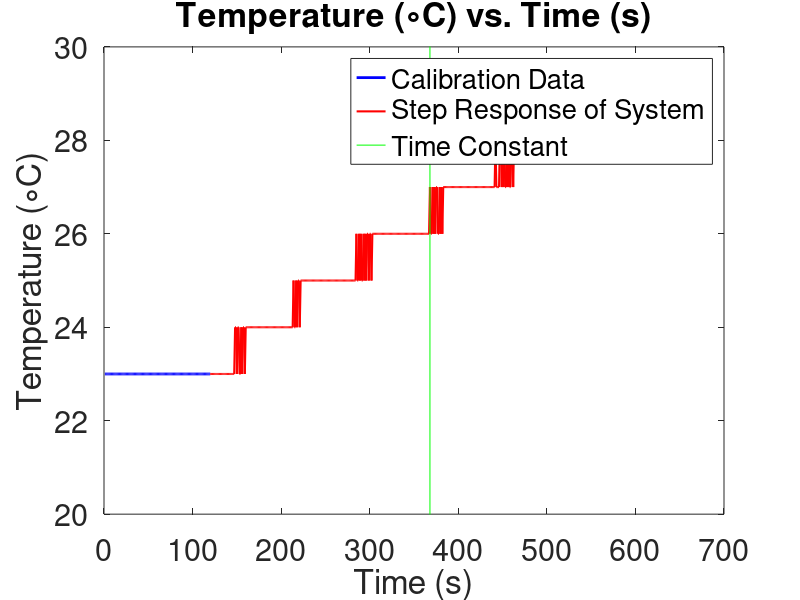

The MATLAB source for this figure:
function Lab9

data1 = [23;23;23;23;23;23;23;23;23;23;23;23;23;23;23;23;23;23;23;23;23;23;23;23;23;23;23;23;23;23;23;23;23;23;23;23;23;23;23;23;23;23;23;23;23;23;23;23;23;23;23;23;23;23;23;23;23;23;23;23;23;23;23;23;23;23;23;23;23;23;23;23;23;23;23;23;23;23;23;23;23;23;23;23;23;23;23;23;23;23;23;23;23;23;23;23;23;23;23;23;23;23;23;23;23;23;23;23;23;23;23;23;23;23;23;23;23;23;23;23];
data2 = [25;25;25;25;25;25;25;25;25;25;25;25;25;25;25;25;25;25;25;25;25;25;25;25;25;25;25;25;26;26;25;26;26;25;25;26;25;26;26;25;26;26;26;26;26;26;26;26;26;26;26;26;26;26;26;26;26;26;26;26;26;26;26;26;26;26;26;26;26;26;26;26;26;26;26;26;26;26;26;26;26;26;26;26;26;26;26;26;26;26;26;26;26;26;27;26;26;27;26;27;27;26;27;27;27;27;27;27;27;27;27;27;27;27;27;27;27;27;27;27;27;27;27;27;27;27;27;27;27;27;27;27;27;27;27;27;27;27;27;27;27;27;27;27;27;27;27;27;27;27;27;27;27;27;27;27;27;27;27;27;27;27;27;27;27;28;27;27;28;27;28;27;27;28;27;28;27;28;28;27;28;28;27;28;28;28;28;28;28;28;28;28;28;28;28;28;28;28;28;28;28;28;28;28;28;28;28;28;28;28;28;28;28;28;28;28;28;28;28;28;28;28;28;28;28;28;28;28;28;28;28;28;28;28;28;28;28;28;28;28;28;28;28;28;28;28;28;28;29;28;28;29;28;29;28;29;29;28;28;29;28;29;28;29;29;29;29;29;29;29;29;29;29;29;29;29;29;29;29;29;29;29;29;29;29;29;29;29;29;29;29;29;29;29;29;29;29;29;29;29;29;29;29;29;29;29;29;29;29;29;29;29;29;29;29;29;29;29;29;29;29;29;30;29;29;29;29;30;30;29;30;29;30;29;29;30;29;30;29;29;30;30;29;30;30;30;30;30;30;30;30;30;30;30;30;30;30;30;30;30;30;30;30;30;30;30;30;30;30;30;30;30;30;30;30;30;30;30;30;30;30;30;30;30;30;30;30;30;30;30;30;30;30;30;30;30;30;30;30;30;30;30;30;30;30;30;30;30;30;31;30;30;30;31;30;30;30;31;30;31;30;31;31;30;30;30;31;31;31;31;31;31;31;31;31;31;31;31;31;31;31;31;31;31;31;31;31;31;31;31;31;31;31;31;31;31;31;31;31;31;31;31;31;31;31;31;31;31;31;31;31;31;31;31;31;31;31;31;31;31;31;31;31;31;31;31;31;31;31;31;31;31;31;31;31;31;31;31;31;31;31;31;31;31;31;31;31;31;31];
data2 = data2 - 2;

t1 = [1:120];
t2 = [120:(119+length(data2))];
tau = 368;

y = [0, 50];
t_tau = [tau, tau];

figure
plot(t1, data1, 'b', 'LineWidth', 2)
hold on
plot(t2, data2, 'r', 'LineWidth', 1.5)
plot(t_tau, y, 'g')
title('Temperature (\circC) vs. Time (s)')
xlabel('Time (s)')
ylabel('Temperature (\circC)')
ylim([20, 30])
legend('Calibration Data', 'Step Response of System', 'Time Constant', 'Location', 'Best')
set(gca, 'FontSize', 22)

end

